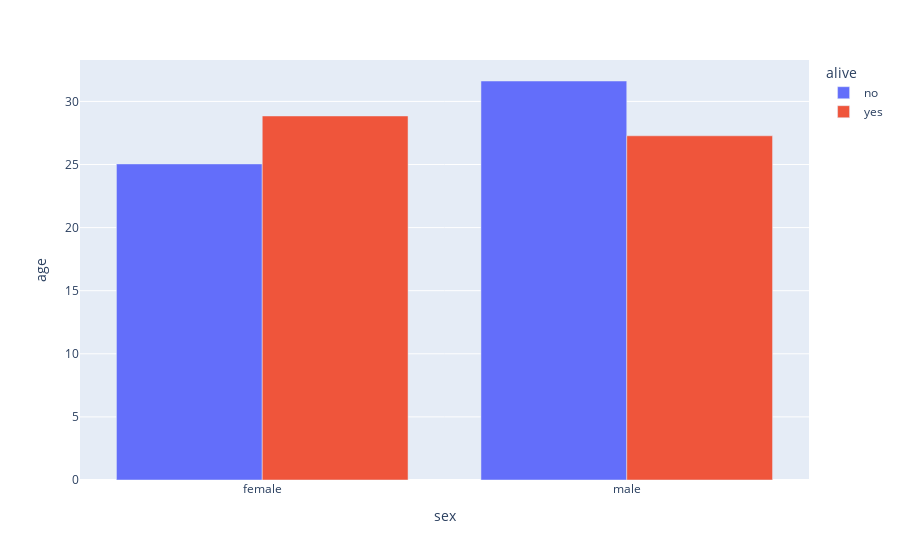

The notebook cell saved with this chart:
### Markdown cell above
#### Plot

### Code cell
px.bar(data_frame=dff, x='sex', y='age', color='alive', barmode='group')

### Figure 1 — Plotly figure (JSON) as saved in the notebook; plotly's stock layout.template omitted (floating-point values rounded to 4 significant figures)
{"data": [{"alignmentgroup": "True", "hovertemplate": "alive=no<br>sex=%{x}<br>age=%{y}<extra></extra>", "legendgroup": "no", "marker": {"color": "#636efa", "pattern": {"shape": ""}}, "name": "no", "offsetgroup": "no", "orientation": "v", "showlegend": true, "textposition": "auto", "type": "bar", "x": ["female", "male"], "xaxis": "x", "y": [25.05, 31.62], "yaxis": "y"}, {"alignmentgroup": "True", "hovertemplate": "alive=yes<br>sex=%{x}<br>age=%{y}<extra></extra>", "legendgroup": "yes", "marker": {"color": "#EF553B", "pattern": {"shape": ""}}, "name": "yes", "offsetgroup": "yes", "orientation": "v", "showlegend": true, "textposition": "auto", "type": "bar", "x": ["male", "female"], "xaxis": "x", "y": [27.28, 28.85], "yaxis": "y"}], "layout": {"autosize": true, "barmode": "group", "legend": {"title": {"text": "alive"}, "tracegroupgap": 0}, "margin": {"t": 60}, "xaxis": {"anchor": "y", "autorange": true, "domain": [0, 1], "range": [-0.5, 1.5], "title": {"text": "sex"}, "type": "category"}, "yaxis": {"anchor": "x", "autorange": true, "domain": [0, 1], "range": [0, 33.28], "title": {"text": "age"}, "type": "linear"}}}
